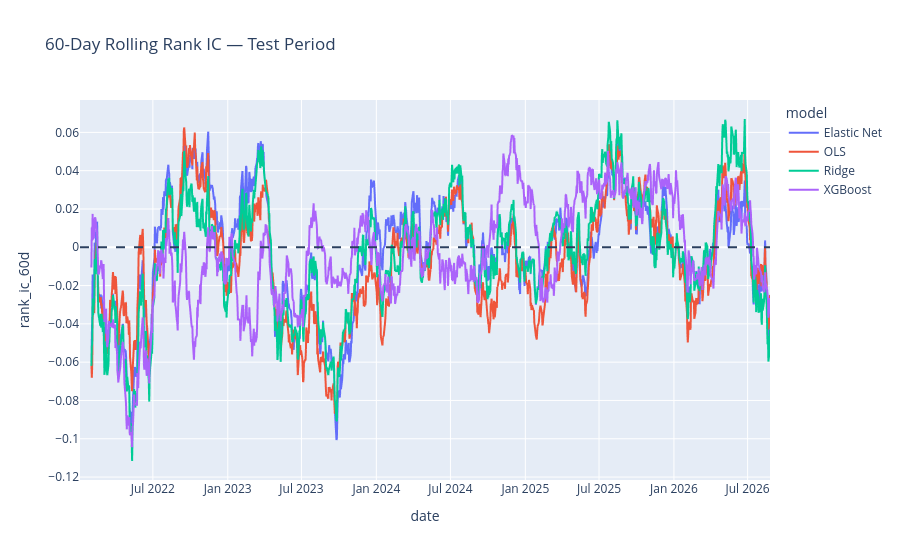

Here is the notebook cell this chart was saved with:
### Code cell
# Plot 

fig = px.line(
    test_ic_series,
    x="date",
    y="rank_ic_60d",
    color="model",
    title="60-Day Rolling Rank IC — Test Period",
)

fig.add_hline(
    y=0,
    line_dash="dash"
)

fig.show()

### Figure 1 — Plotly figure (JSON) as saved in the notebook; plotly's stock layout.template omitted (floating-point values rounded to 4 significant figures; data arrays with more than 128 entries replaced by an {"elided": "..."} marker saying what was removed)
{"data": [{"hovertemplate": "model=Elastic Net<br>date=%{x}<br>rank_ic_60d=%{y}<extra></extra>", "legendgroup": "Elastic Net", "line": {"color": "#636efa", "dash": "solid"}, "marker": {"symbol": "circle"}, "mode": "lines", "name": "Elastic Net", "showlegend": true, "type": "scattergl", "x": {"elided": "1165 str values"}, "xaxis": "x", "y": {"elided": "1165 float values"}, "yaxis": "y"}, {"hovertemplate": "model=OLS<br>date=%{x}<br>rank_ic_60d=%{y}<extra></extra>", "legendgroup": "OLS", "line": {"color": "#EF553B", "dash": "solid"}, "marker": {"symbol": "circle"}, "mode": "lines", "name": "OLS", "showlegend": true, "type": "scattergl", "x": {"elided": "1165 str values"}, "xaxis": "x", "y": {"elided": "1165 float values"}, "yaxis": "y"}, {"hovertemplate": "model=Ridge<br>date=%{x}<br>rank_ic_60d=%{y}<extra></extra>", "legendgroup": "Ridge", "line": {"color": "#00cc96", "dash": "solid"}, "marker": {"symbol": "circle"}, "mode": "lines", "name": "Ridge", "showlegend": true, "type": "scattergl", "x": {"elided": "1165 str values"}, "xaxis": "x", "y": {"elided": "1165 float values"}, "yaxis": "y"}, {"hovertemplate": "model=XGBoost<br>date=%{x}<br>rank_ic_60d=%{y}<extra></extra>", "legendgroup": "XGBoost", "line": {"color": "#ab63fa", "dash": "solid"}, "marker": {"symbol": "circle"}, "mode": "lines", "name": "XGBoost", "showlegend": true, "type": "scattergl", "x": {"elided": "1165 str values"}, "xaxis": "x", "y": {"elided": "1165 float values"}, "yaxis": "y"}], "layout": {"legend": {"title": {"text": "model"}, "tracegroupgap": 0}, "shapes": [{"line": {"dash": "dash"}, "type": "line", "x0": 0, "x1": 1, "xref": "x domain", "y0": 0, "y1": 0, "yref": "y"}], "title": {"text": "60-Day Rolling Rank IC — Test Period"}, "xaxis": {"anchor": "y", "domain": [0, 1], "title": {"text": "date"}}, "yaxis": {"anchor": "x", "domain": [0, 1], "title": {"text": "rank_ic_60d"}}}}
